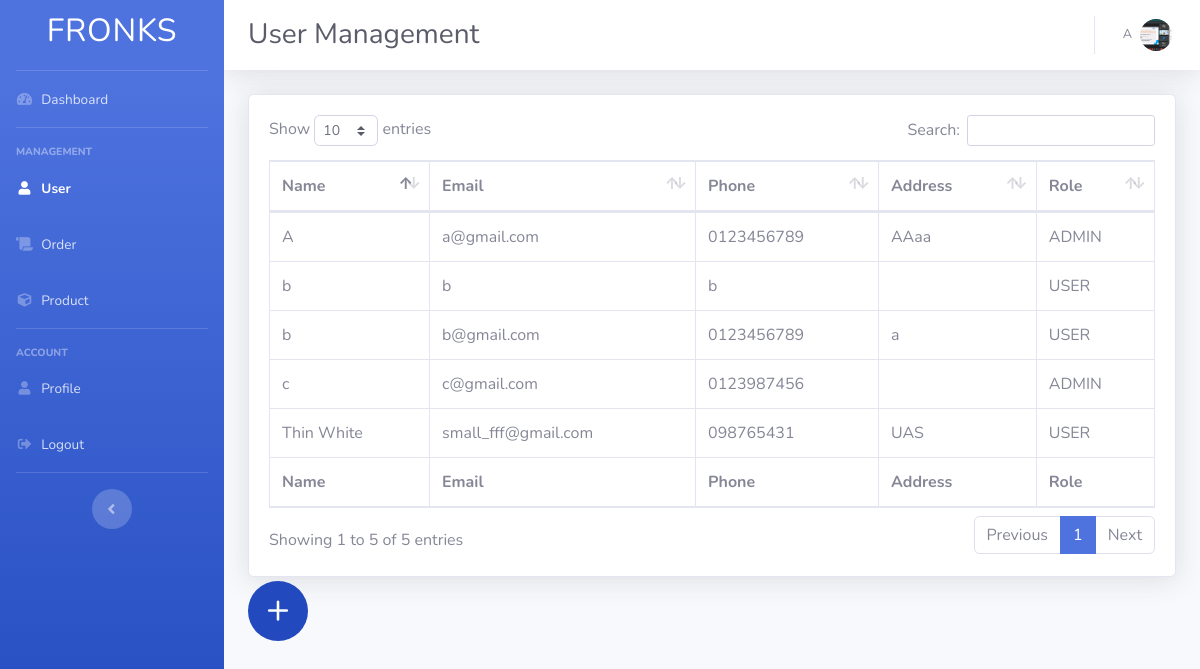
Screenshot of /index.php?controller=AdminUser (signed in) with the database file from the repository.
### tables this page shows
CREATE TABLE `accounts` (
  `id` int(11) NOT NULL,
  `name` varchar(60) NOT NULL,
  `email` varchar(60) NOT NULL,
  `password` varchar(255) NOT NULL,
  `phone` varchar(11) DEFAULT NULL,
  `address` text DEFAULT NULL,
  `image` varchar(200) NOT NULL,
  `role` varchar(5) NOT NULL DEFAULT 'USER'
);

### controllers/AdminUserController.php (called while the page is built, shortened)
<?php
require_once('controllers/BaseAdminController.php');
class AdminUserController extends BaseAdminController
{
    function __construct()
    {
        $this->page = 'User Management';
    }
    public function index()
    {
        $this->render(
            'users',
            array('accounts' => Account::all()),
            'table_js'
        );
    }
}

### routes.php (called while the page is built, shortened)
<?php
$controller = new $klass;
$controller->$action();

### index.php (called while the page is built, shortened)
<?php
require_once('routes.php');

### models/BaseModel.php (called while the page is built, shortened)
<?php
class BaseModel
{
    static function get_db_name()
    {
        return get_called_class() . 's';
    }
    static function all()
    {
        $className = get_called_class();
        $list = [];
        $db = DB::getInstance();
        $req = $db->prepare('SELECT * FROM ' . $className::get_db_name());
        $req->execute();
        foreach ($req->fetchAll() as $item) {
            $list[] = new $className($item);
        }
        return $list;
    }
}

### views/admin/users.php (the view, shortened to what this page needs)
<link href="assets/vendor/datatables/dataTables.bootstrap4.min.css" rel="stylesheet">
<link href="assets/css/custom-table.css" rel="stylesheet">
<link href="assets/css/add-btn.css" rel="stylesheet">
<div class="card shadow mb-4">
    <div class="card-body">
        <div class="table-responsive">
            <table class="table table-bordered" id="dataTable" width="100%" cellspacing="0">
                <thead>
                    <tr>
                        <th>Name</th>
                        <th>Email</th>
                        <th>Phone</th>
                        <th>Address</th>
                        <th>Role</th>
                    </tr>
                </thead>
                <tfoot>
                    <tr>
                        <th>Name</th>
                        <th>Email</th>
                        <th>Phone</th>
                        <th>Address</th>
                        <th>Role</th>
                    </tr>
                </tfoot>
                <tbody>
                    <?php
                    foreach ($accounts as $account) {
                    ?>
                        <tr onclick="triggred()" item-id=<?= $account->id ?>>
                            <td class="align-middle"><?= $account->name ?></td>
                            <td class="align-middle"><?= $account->email ?></td>
                            <td class="align-middle"><?= $account->phone ?></td>
                            <td class="align-middle"><?= $account->address ?></td>
                            <td class="align-middle"><?= $account->role ?></td>
                        </tr>
                    <?php } ?>
                </tbody>
            </table>
        </div>
    </div>
</div>

### views/layouts/admin_page.php (shortened to what this page needs)
<!DOCTYPE html>
<html lang="en">
<head>
    <link href="assets/vendor/fontawesome-free/css/all.min.css" rel="stylesheet" type="text/css">
    <link href="assets/css/sb-admin-2.min.css" rel="stylesheet">
</head>
<body id="page-top">
    <div id="wrapper">
        <ul class="navbar-nav bg-gradient-primary sidebar sidebar-dark accordion" id="accordionSidebar">
            <a class="sidebar-brand d-flex align-items-center justify-content-center" href="index.html">
                <div class="sidebar-brand-text mx-3 h2">FRONKS</div>
            </a>
            <hr class="sidebar-divider my-0">
            <li class="nav-item <?= (strncmp($page, 'Dashboard', 9) == 0 ? 'active' : '') ?>">
                <a class="nav-link" href="/index.php?controller=AdminDashboard">
                    <i class="fas fa-fw fa-tachometer-alt"></i>
                    <span>Dashboard</span></a>
            </li>
            <hr class="sidebar-divider">
            <div class="sidebar-heading">
                Management
            </div>
            <li class="nav-item <?= (strncmp($page, 'User', 4) == 0 ? 'active' : '') ?>">
                <a class="nav-link" href="/index.php?controller=AdminUser">
                    <i class="fas fa-fw fa-user"></i>
                    <span>User</span></a>
            </li>
            <li class="nav-item <?= (strncmp($page, 'Order', 5) == 0 ? 'active' : '') ?>">
                <a class="nav-link" href="/index.php?controller=AdminOrder">
                    <i class="fas fa-fw fa-scroll"></i>
                    <span>Order</span></a>
            </li>
            <li class="nav-item <?= (strncmp($page, 'Product', 7) == 0 ? 'active' : '') ?>">
                <a class="nav-link" href="/index.php?controller=AdminProduct">
                    <i class="fas fa-fw fa-cube"></i>
                    <span>Product</span></a>
            </li>
            <hr class="sidebar-divider">
            <div class="sidebar-heading">
                Account
            </div>
            <li class="nav-item <?= (strncmp($page, 'Profile', 7) == 0 ? 'active' : '') ?>">
                <a class="nav-link" href="/index.php?controller=AdminProfile">
                    <i class="fas fa-fw fa-user"></i>
                    <span>Profile</span></a>
            </li>
            <li class="nav-item <?= (strncmp($page, 'Logout', 6) == 0 ? 'active' : '') ?>">
                <a class="nav-link" href="/index.php?controller=Login&action=logout">
                    <i class="fas fa-fw fa-sign-out-alt"></i>
                    <span>Logout</span></a>
            </li>
            <hr class="sidebar-divider d-none d-md-block">
            <div class="text-center d-none d-md-inline">
                <button class="rounded-circle border-0" id="sidebarToggle"></button>
            </div>
        </ul>
        <div id="content-wrapper" class="d-flex flex-column">
            <div id="content">
                <nav class="navbar navbar-expand navbar-light bg-white topbar mb-4 static-top shadow">
                    <h1 class="h3 ml-2 mb-0 text-gray-800"><?= $page ?></h1>
                    <ul class="navbar-nav ml-auto">
                        <li class="nav-item dropdown no-arrow">
                            <a class="nav-link dropdown-toggle" href="#" id="userDropdown" role="button" data-toggle="dropdown" aria-haspopup="true" aria-expanded="false">
                                <span class="mr-2 d-none d-lg-inline text-gray-600 small"><?= $_SESSION['user']->name ?></span>
                                <img class="img-profile rounded-circle" src="<?= $_SESSION['user']->image ?>">
                            </a>
                        </li>
                    </ul>
                </nav>
                <div class="container-fluid">
                    <?= $content ?>
                </div>
            </div>
        </div>
    </div>
</body>
</html>

### rows the page displays
accounts: name "A", image (picture), email "a@gmail.com", phone "0123456789", address "AAaa", role "ADMIN"
accounts: name "Thin White", email "small_fff@gmail.com", phone "098765431", address "UAS", role "USER"
accounts: name "b", email "b", phone "b", role "USER"
accounts: name "b", email "b@gmail.com", phone "0123456789", address "a", role "USER"
accounts: name "c", email "c@gmail.com", phone "0123987456", role "ADMIN"

### other values shown
$page "User Management"
